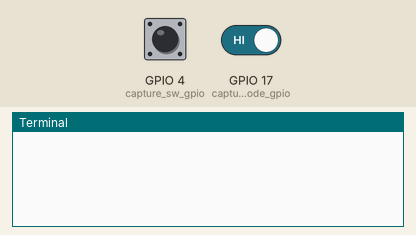
Simulated run of this program. Board: Raspberry Pi (BCM pin numbers), started with the argument Hello. Shown: the last lines printed to the terminal. The test bench sets the inputs (shaded band); at power-on: GPIO 4 (capture_sw_gpio) HIGH, GPIO 17 (capture_mode_gpio) HIGH. The camera gives no picture and a still takes 0.5 s; the clock reads 2024-03-15 10:24:30 at power-on unless the program sets it.

Above: at 1.2 s.
1.3 s: GPIO 4 (capture_sw_gpio) pulled LOW for 0.15 s
At 2.1 s:
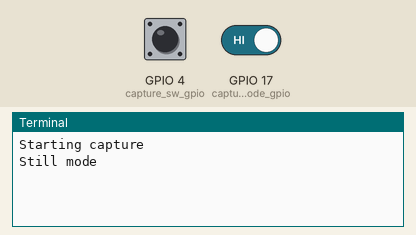
2.9 s: GPIO 4 (capture_sw_gpio) pulled LOW for 1 s
At 5.2 s:
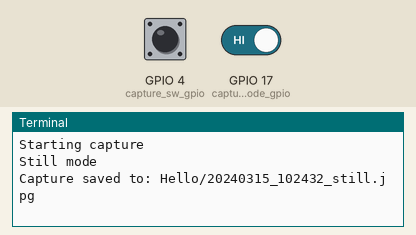
5.4 s: GPIO 4 (capture_sw_gpio) driven LOW and GPIO 17 (capture_mode_gpio) driven LOW
At 6.6 s:
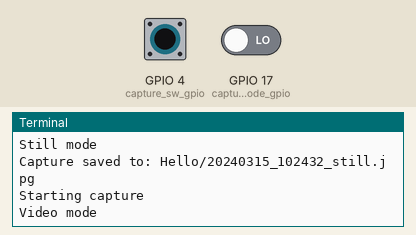
6.9 s: GPIO 4 (capture_sw_gpio) driven HIGH
At 7.7 s:
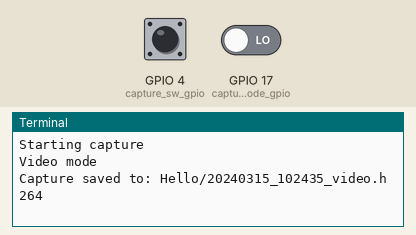

The program:

point_shoot_camera.py
```python
#!/usr/bin/env python

import sys
import os
from datetime import datetime
from string import Template
from time import sleep, time
from picamera import PiCamera
import RPi.GPIO as GPIO


# Create the directory in which captures will be saved
save_directory = sys.argv[1]

if not os.path.exists(save_directory):
    os.makedirs(save_directory)

capture_sw_gpio = 4
capture_mode_gpio = 17


def capture_still(filename, resolution=None):
    """
    Capture still image when capture button is released.
    @param filename Filename to save as
    @param resolution Resolution to capture at
    """
    print "Still mode"
    with PiCamera() as cam:
        cam.resolution = resolution if resolution is not None else (1280, 720)
        cam.start_preview()
        while not GPIO.input(capture_sw_gpio):
            sleep(0.5)
        cam.capture(filename)


def capture_video(filename, resolution=None):
    """
    Capture a video until capture button is released.
    @param filename Filename to save as
    @param resolution Resolution to capture at
    """
    print "Video mode"
    with PiCamera() as cam:
        cam.resolution = resolution if resolution is not None else (640, 480)
        cam.start_recording(filename)
        while not GPIO.input(capture_sw_gpio):
            cam.wait_recording(0.5)
        cam.stop_recording()


def handle_capture_start(_):
    """
    Handle the capture button being pressed.
    """
    print "Starting capture"

    # Determine capture mode
    mode_sw = GPIO.input(capture_mode_gpio)
    mode = 'still' if mode_sw else 'video'

    # Generate filename
    ext = 'jpg' if mode_sw else 'h264'
    timestamp = datetime.fromtimestamp(time()).strftime('%Y%m%d_%H%M%S')
    filename = Template("${datetime}_${mode}.${ext}").substitute(mode=mode, ext=ext, datetime=timestamp)
    filepath = os.path.join(save_directory, filename)

    # Call capture function
    if mode == 'still':
        capture_still(filepath)
    elif mode == 'video':
        capture_video(filepath)
    print "Capture saved to: " + filepath

# Setup GPIO
GPIO.setmode(GPIO.BCM)
# Both switches are active low, pull up pins
GPIO.setup(capture_sw_gpio, GPIO.IN, pull_up_down=GPIO.PUD_UP)
GPIO.setup(capture_mode_gpio, GPIO.IN, pull_up_down=GPIO.PUD_UP)
# Add an event handler for the capture button being pressed
GPIO.add_event_detect(capture_sw_gpio, GPIO.FALLING, callback=handle_capture_start, bouncetime=500)

try:
    # Nothing to do on main thread
    while True:
        sleep(1)
except KeyboardInterrupt:
    # Clean up GPIO when exiting
    GPIO.cleanup()
```

Measured:
- after the input at 1.3 s, the terminal: prints a new line at once (image 1)
- after the input at 2.9 s, the terminal: prints a new line after 1.5 s (image 2)
- after the input at 5.4 s, the terminal: prints a new line at once (image 3)
- after the input at 6.9 s, the terminal: prints a new line at once (image 4)
